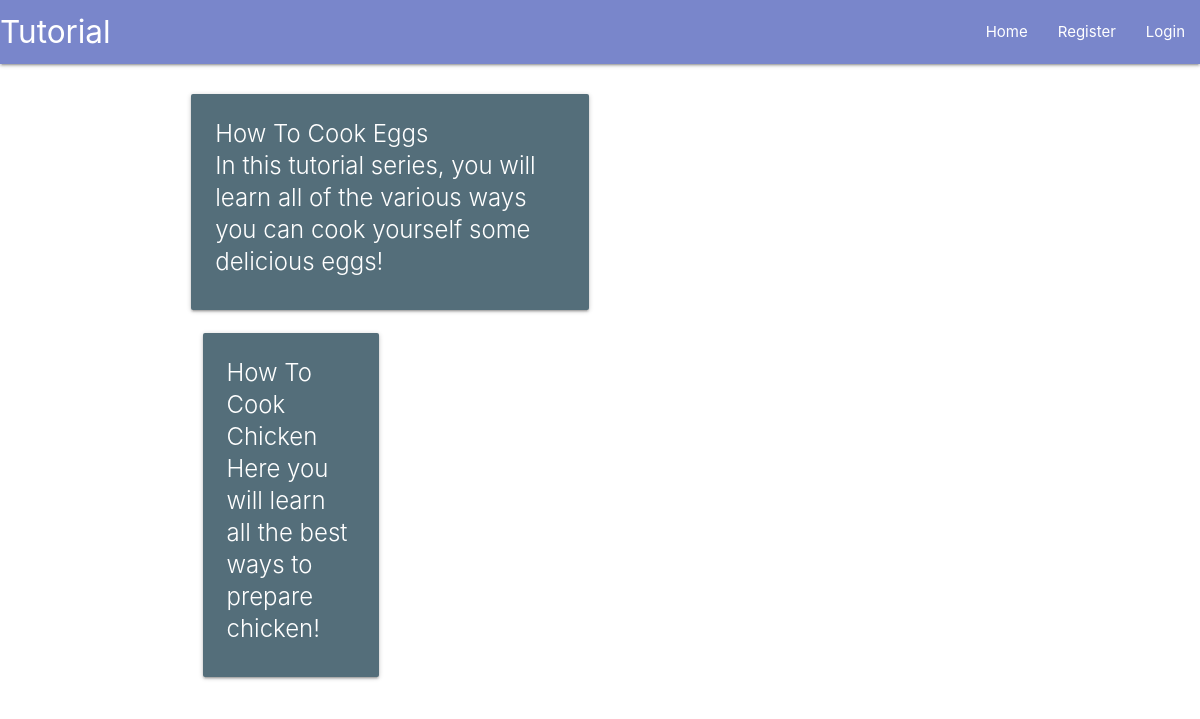
Screenshot of /cooking with the database file from the repository.
### main/models.py (models this page shows, shortened)
class TutorialSeries(models.Model):
    series = models.CharField(max_length=200)
    """
    a series is related to a category via category foreign key.
    on delete tells what to do with related objects when a entity is deleted.
    For example, if a category was deleted, you could set it to cascade and delete all
    series related to that category. We obviously don't want to do that in this case so
    we set it to the default category.
    """
    category = models.ForeignKey(TutorialCategory, default=1, verbose_name="Category", on_delete=models.SET_DEFAULT)
    summary = models.CharField(max_length=200)
    class Meta:
        verbose_name_plural = "Series"

### main/views.py (the view)
# urls.py: path("<single_slug>", views.single_slug, name="single_slug"),
def single_slug(request, single_slug):
    categories = [c.slug for c in TutorialCategory.objects.all()]
    if single_slug in categories:
        matching_series = TutorialSeries.objects.filter(category__slug=single_slug)
        series_urls = {}
        for m in matching_series.all():
            part_one = Tutorial.objects.filter(series__series=m.series).earliest("datePublished")
            series_urls[m] = part_one.slug
        return render(request, "main/category.html", {"part_ones": series_urls})
    tutorials = [t.slug for t in Tutorial.objects.all()]
    if single_slug in tutorials:
        return HttpResponse(f"{single_slug} is a tutorial!!!")
    return HttpResponse(f"{single_slug} does not correspond to anything. 404")

### main/templates/main/category.html
{% extends "main/header.html" %}
{% block content %}
    <div class="row">
        {% for series, partone in part_ones.items %}
        <div class="col s12 m6">
          <a href="{{partone}}", style="color:#000">
            <div class="card blue-grey darken-1 hoverable">
              <div class="card-content white-text">
                <div class="card-title">{{series.series}}</span>
                  <p>{{series.summary}}</p>
              </div>
            </div>
          </a>
        </div>
        {% endfor %}
      </div>
{% endblock %}

### rows the page displays
TutorialSeries: series "How To Cook Eggs", summary "In this tutorial series, you will learn all of the various ways you can cook yourself some delicious eggs!"
TutorialSeries: series "How To Cook Chicken", summary "Here you will learn all the best ways to prepare chicken!"
